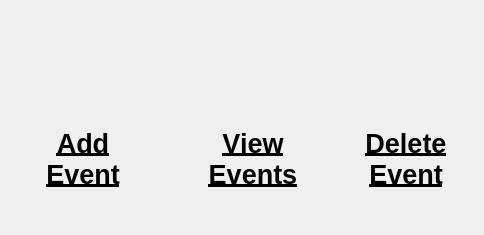
<?xml version="1.0" encoding="UTF-8"?>
<ui version="4.0">
 <class>eventsDialog</class>
 <widget class="QDialog" name="eventsDialog">
  <property name="geometry">
   <rect>
    <x>0</x>
    <y>0</y>
    <width>484</width>
    <height>235</height>
   </rect>
  </property>
  <property name="windowTitle">
   <string>Events</string>
  </property>
  <widget class="QPushButton" name="deleteEvent">
   <property name="geometry">
    <rect>
     <x>350</x>
     <y>10</y>
     <width>120</width>
     <height>120</height>
    </rect>
   </property>
   <property name="maximumSize">
    <size>
     <width>120</width>
     <height>120</height>
    </size>
   </property>
   <property name="styleSheet">
    <string notr="true">border:none;</string>
   </property>
   <property name="text">
    <string/>
   </property>
   <property name="icon">
    <iconset>
     <normaloff>../../Images/delete_event.png</normaloff>../../Images/delete_event.png</iconset>
   </property>
   <property name="iconSize">
    <size>
     <width>100</width>
     <height>100</height>
    </size>
   </property>
  </widget>
  <widget class="QPushButton" name="addEvent">
   <property name="geometry">
    <rect>
     <x>30</x>
     <y>10</y>
     <width>120</width>
     <height>120</height>
    </rect>
   </property>
   <property name="maximumSize">
    <size>
     <width>120</width>
     <height>120</height>
    </size>
   </property>
   <property name="styleSheet">
    <string notr="true">border:none;</string>
   </property>
   <property name="text">
    <string/>
   </property>
   <property name="icon">
    <iconset>
     <normaloff>../../Images/add_event.png</normaloff>../../Images/add_event.png</iconset>
   </property>
   <property name="iconSize">
    <size>
     <width>100</width>
     <height>100</height>
    </size>
   </property>
  </widget>
  <widget class="QPushButton" name="viewEvents">
   <property name="geometry">
    <rect>
     <x>190</x>
     <y>10</y>
     <width>120</width>
     <height>120</height>
    </rect>
   </property>
   <property name="sizePolicy">
    <sizepolicy hsizetype="Fixed" vsizetype="Fixed">
     <horstretch>0</horstretch>
     <verstretch>0</verstretch>
    </sizepolicy>
   </property>
   <property name="maximumSize">
    <size>
     <width>120</width>
     <height>120</height>
    </size>
   </property>
   <property name="styleSheet">
    <string notr="true">border:none;</string>
   </property>
   <property name="text">
    <string/>
   </property>
   <property name="icon">
    <iconset>
     <normaloff>../../Images/search_hospital.png</normaloff>../../Images/search_hospital.png</iconset>
   </property>
   <property name="iconSize">
    <size>
     <width>100</width>
     <height>100</height>
    </size>
   </property>
  </widget>
  <widget class="QLabel" name="deleteEventLabel">
   <property name="geometry">
    <rect>
     <x>350</x>
     <y>120</y>
     <width>112</width>
     <height>78</height>
    </rect>
   </property>
   <property name="sizePolicy">
    <sizepolicy hsizetype="Fixed" vsizetype="Fixed">
     <horstretch>0</horstretch>
     <verstretch>0</verstretch>
    </sizepolicy>
   </property>
   <property name="text">
    <string>&lt;html&gt;&lt;head/&gt;&lt;body&gt;&lt;p align=&quot;center&quot;&gt;&lt;span style=&quot; font-size:20pt; font-weight:600; text-decoration: underline;&quot;&gt;Delete&lt;br&gt;Event&lt;/span&gt;&lt;/p&gt;&lt;/body&gt;&lt;/html&gt;</string>
   </property>
  </widget>
  <widget class="QLabel" name="addEventLabel">
   <property name="geometry">
    <rect>
     <x>20</x>
     <y>120</y>
     <width>126</width>
     <height>78</height>
    </rect>
   </property>
   <property name="sizePolicy">
    <sizepolicy hsizetype="Fixed" vsizetype="Fixed">
     <horstretch>0</horstretch>
     <verstretch>0</verstretch>
    </sizepolicy>
   </property>
   <property name="text">
    <string>&lt;html&gt;&lt;head/&gt;&lt;body&gt;&lt;p align=&quot;center&quot;&gt;&lt;span style=&quot; font-size:20pt; font-weight:600; text-decoration: underline;&quot;&gt;Add&lt;br&gt;Event&lt;/span&gt;&lt;/p&gt;&lt;/body&gt;&lt;/html&gt;</string>
   </property>
  </widget>
  <widget class="QLabel" name="viewEventsLabel">
   <property name="geometry">
    <rect>
     <x>190</x>
     <y>120</y>
     <width>126</width>
     <height>78</height>
    </rect>
   </property>
   <property name="sizePolicy">
    <sizepolicy hsizetype="Fixed" vsizetype="Fixed">
     <horstretch>0</horstretch>
     <verstretch>0</verstretch>
    </sizepolicy>
   </property>
   <property name="text">
    <string>&lt;html&gt;&lt;head/&gt;&lt;body&gt;&lt;p align=&quot;center&quot;&gt;&lt;span style=&quot; font-size:20pt; font-weight:600; text-decoration: underline;&quot;&gt;View&lt;br&gt;Events&lt;/span&gt;&lt;/p&gt;&lt;/body&gt;&lt;/html&gt;</string>
   </property>
  </widget>
 </widget>
 <resources/>
 <connections/>
</ui>
